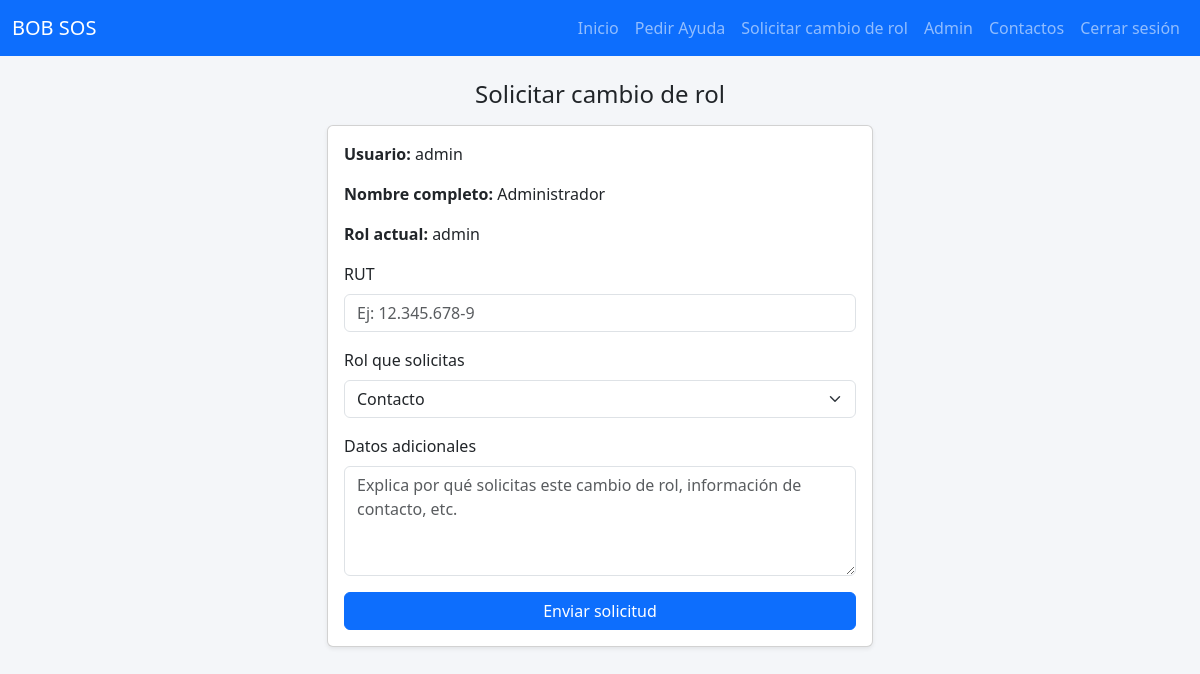
/solicitar_cambio_rol (signed in), run on the app's committed database.
### tpi2_prototype/app.py (models this page shows, shortened)
class User(UserMixin, db.Model):
    id = db.Column(db.Integer, primary_key=True)
    username = db.Column(db.String(80), unique=True, nullable=False)
    password_hash = db.Column(db.String(128), nullable=False)
    nombre = db.Column(db.String(120), nullable=False)
    direccion = db.Column(db.String(200), nullable=False)
    role = db.Column(db.String(20), nullable=False, default="user")

### tpi2_prototype/app.py (the view, shortened to what this page needs)
@app.route("/solicitar_cambio_rol", methods=["GET", "POST"])
@login_required
def solicitar_cambio_rol():
    return render_template("solicitar_rol.html", title="Solicitar cambio de rol")

### tpi2_prototype/app.py (called while the page is built)
@login_manager.user_loader
def load_user(user_id):
    return User.query.get(int(user_id))

### tpi2_prototype/templates/solicitar_rol.html (shortened to what this page needs)
{% extends "base.html" %}
{% block content %}
<div class="row justify-content-center">
  <div class="col-md-6">
    <h2 class="h4 mb-3 text-center">Solicitar cambio de rol</h2>
    <div class="card shadow-sm">
      <div class="card-body">
        <p><strong>Usuario:</strong> {{ current_user.username }}</p>
        <p><strong>Nombre completo:</strong> {{ current_user.nombre }}</p>
        <p><strong>Rol actual:</strong> {{ current_user.role }}</p>
        <form method="post" action="/solicitar_cambio_rol">
          <div class="mb-3">
            <label class="form-label">RUT</label>
            <input type="text" name="rut" class="form-control"
                   placeholder="Ej: 12.345.678-9" required>
          </div>
          <div class="mb-3">
            <label class="form-label">Rol que solicitas</label>
            <select name="rol_solicitado" class="form-select">
              <option value="contacto">Contacto</option>
            </select>
          </div>
          <div class="mb-3">
            <label class="form-label">Datos adicionales</label>
            <textarea name="detalles" class="form-control" rows="4"
                      placeholder="Explica por qué solicitas este cambio de rol, información de contacto, etc."></textarea>
          </div>
          <button class="btn btn-primary w-100">Enviar solicitud</button>
        </form>
      </div>
    </div>
  </div>
</div>
{% endblock %}

### data on the page
User: username "admin", nombre "Administrador", role "admin"
